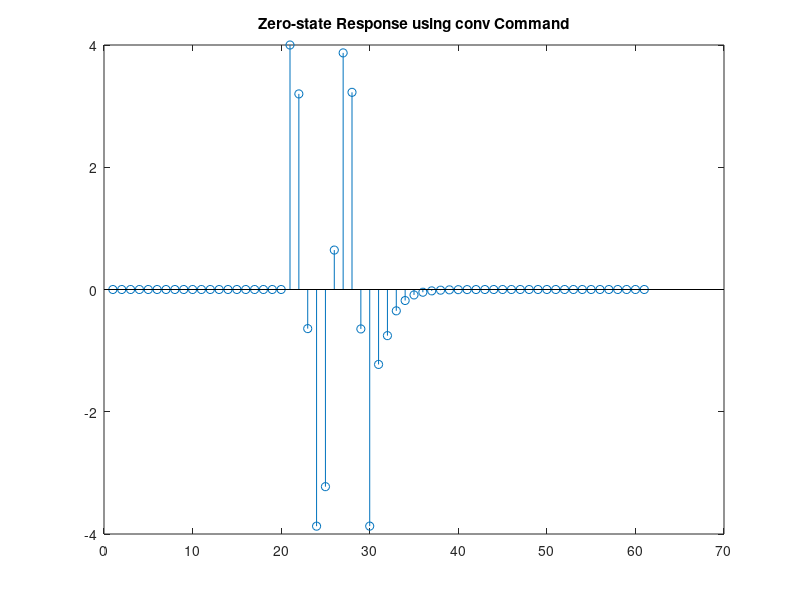

The MATLAB script that drew this image:
% Reza Aablue
% 500966944
% Section 05

%Problem E
n = [-10:20];
impulse = @(n) (n==0) * 1.0 .* (mod(n,1)==0);

B = [2]; % Coefficients on x[n] side. (Difference eq'n of part B)
A = [1 -0.3 -0.1]; %Coefficients on y[n] side. (Difference eq'n of part B)
ZIResponse = filter (B, A, impulse(n)); % Zero-input response.

u = @(n) (n>=0) * 1.0 .* (mod(n,1)==0);
xofn = @(n) 2*cos ((n*pi)/3).*(u(n)-u(n-10)); % Input from Problem C.
ZSResponse = filter (B, A, xofn (n)); % Zero-state response.

convolution = conv (xofn(n), ZIResponse); 

figure (1);
stem (convolution);
title ("Zero-state Response using conv Command");